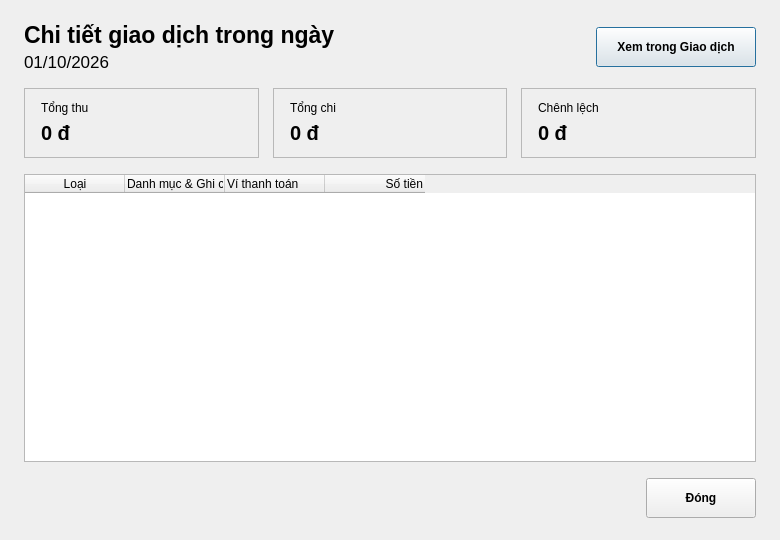
<?xml version="1.0" encoding="utf-8"?>
<ui version="4.0">
 <class>DayDetailDialog</class>
 <widget class="QDialog" name="DayDetailDialog">
  <property name="geometry">
   <rect>
    <x>0</x>
    <y>0</y>
    <width>780</width>
    <height>540</height>
   </rect>
  </property>
  <property name="minimumSize">
   <size>
    <width>760</width>
    <height>500</height>
   </size>
  </property>
  <property name="windowTitle">
   <string>Chi tiết giao dịch trong ngày</string>
  </property>
  <layout class="QVBoxLayout" name="mainLayout">
   <property name="spacing">
    <number>16</number>
   </property>
   <property name="leftMargin">
    <number>24</number>
   </property>
   <property name="topMargin">
    <number>22</number>
   </property>
   <property name="rightMargin">
    <number>24</number>
   </property>
   <property name="bottomMargin">
    <number>22</number>
   </property>
   <item>
    <layout class="QHBoxLayout" name="headerLayout">
     <item>
      <layout class="QVBoxLayout" name="titleSubLayout">
       <property name="spacing">
        <number>4</number>
       </property>
       <item>
        <widget class="QLabel" name="lblDialogTitle">
         <property name="font">
          <font>
           <family>Segoe UI</family>
           <pointsize>17</pointsize>
           <bold>true</bold>
          </font>
         </property>
         <property name="text">
          <string>Chi tiết giao dịch trong ngày</string>
         </property>
        </widget>
       </item>
       <item>
        <widget class="QLabel" name="lblDateSubtitle">
         <property name="font">
          <font>
           <family>Segoe UI</family>
           <pointsize>13</pointsize>
          </font>
         </property>
         <property name="text">
          <string>01/10/2026</string>
         </property>
        </widget>
       </item>
      </layout>
     </item>
     <item>
      <spacer name="spacerHeader">
       <property name="orientation">
        <enum>Qt::Horizontal</enum>
       </property>
       <property name="sizeHint" stdset="0">
        <size>
         <width>40</width>
         <height>20</height>
        </size>
       </property>
      </spacer>
     </item>
     <item>
      <widget class="QPushButton" name="btnViewInTransactions">
       <property name="minimumSize">
        <size>
         <width>160</width>
         <height>40</height>
        </size>
       </property>
       <property name="font">
        <font>
         <weight>75</weight>
         <bold>true</bold>
        </font>
       </property>
       <property name="cursor">
        <cursorShape>PointingHandCursor</cursorShape>
       </property>
       <property name="text">
        <string>Xem trong Giao dịch</string>
       </property>
       <property name="property" stdset="0">
        <string notr="true">role</string>
        <string notr="true">secondary</string>
       </property>
      </widget>
     </item>
    </layout>
   </item>
   <item>
    <layout class="QHBoxLayout" name="summaryLayout">
     <property name="spacing">
      <number>14</number>
     </property>
     <item>
      <widget class="QFrame" name="cardIncome">
       <property name="frameShape">
        <enum>QFrame::StyledPanel</enum>
       </property>
       <property name="property" stdset="0">
        <string notr="true">class</string>
        <string notr="true">card</string>
       </property>
       <layout class="QVBoxLayout" name="incomeLayout">
        <property name="leftMargin">
         <number>16</number>
        </property>
        <property name="topMargin">
         <number>12</number>
        </property>
        <property name="rightMargin">
         <number>16</number>
        </property>
        <property name="bottomMargin">
         <number>12</number>
        </property>
        <item>
         <widget class="QLabel" name="lblIncomeTitle">
          <property name="text">
           <string>Tổng thu</string>
          </property>
          <property name="property" stdset="0">
           <string notr="true">class</string>
           <string notr="true">card-title</string>
          </property>
         </widget>
        </item>
        <item>
         <widget class="QLabel" name="lblDayIncome">
          <property name="font">
           <font>
            <family>Segoe UI</family>
            <pointsize>15</pointsize>
            <bold>true</bold>
           </font>
          </property>
          <property name="text">
           <string>0 đ</string>
          </property>
          <property name="property" stdset="0">
           <string notr="true">class</string>
           <string notr="true">amount-income</string>
          </property>
         </widget>
        </item>
       </layout>
      </widget>
     </item>
     <item>
      <widget class="QFrame" name="cardExpense">
       <property name="frameShape">
        <enum>QFrame::StyledPanel</enum>
       </property>
       <property name="property" stdset="0">
        <string notr="true">class</string>
        <string notr="true">card</string>
       </property>
       <layout class="QVBoxLayout" name="expenseLayout">
        <property name="leftMargin">
         <number>16</number>
        </property>
        <property name="topMargin">
         <number>12</number>
        </property>
        <property name="rightMargin">
         <number>16</number>
        </property>
        <property name="bottomMargin">
         <number>12</number>
        </property>
        <item>
         <widget class="QLabel" name="lblExpenseTitle">
          <property name="text">
           <string>Tổng chi</string>
          </property>
          <property name="property" stdset="0">
           <string notr="true">class</string>
           <string notr="true">card-title</string>
          </property>
         </widget>
        </item>
        <item>
         <widget class="QLabel" name="lblDayExpense">
          <property name="font">
           <font>
            <family>Segoe UI</family>
            <pointsize>15</pointsize>
            <bold>true</bold>
           </font>
          </property>
          <property name="text">
           <string>0 đ</string>
          </property>
          <property name="property" stdset="0">
           <string notr="true">class</string>
           <string notr="true">amount-expense</string>
          </property>
         </widget>
        </item>
       </layout>
      </widget>
     </item>
     <item>
      <widget class="QFrame" name="cardNet">
       <property name="frameShape">
        <enum>QFrame::StyledPanel</enum>
       </property>
       <property name="property" stdset="0">
        <string notr="true">class</string>
        <string notr="true">card</string>
       </property>
       <layout class="QVBoxLayout" name="netLayout">
        <property name="leftMargin">
         <number>16</number>
        </property>
        <property name="topMargin">
         <number>12</number>
        </property>
        <property name="rightMargin">
         <number>16</number>
        </property>
        <property name="bottomMargin">
         <number>12</number>
        </property>
        <item>
         <widget class="QLabel" name="lblNetTitle">
          <property name="text">
           <string>Chênh lệch</string>
          </property>
          <property name="property" stdset="0">
           <string notr="true">class</string>
           <string notr="true">card-title</string>
          </property>
         </widget>
        </item>
        <item>
         <widget class="QLabel" name="lblDayNet">
          <property name="font">
           <font>
            <family>Segoe UI</family>
            <pointsize>15</pointsize>
            <bold>true</bold>
           </font>
          </property>
          <property name="text">
           <string>0 đ</string>
          </property>
          <property name="property" stdset="0">
           <string notr="true">class</string>
           <string notr="true">amount-balance</string>
          </property>
         </widget>
        </item>
       </layout>
      </widget>
     </item>
    </layout>
   </item>
   <item>
    <widget class="QTableWidget" name="tblDayTransactions">
     <property name="editTriggers">
      <set>QAbstractItemView::NoEditTriggers</set>
     </property>
     <property name="selectionBehavior">
      <enum>QAbstractItemView::SelectRows</enum>
     </property>
     <property name="columnCount">
      <number>4</number>
     </property>
     <column>
      <property name="text">
       <string>Loại</string>
      </property>
      <property name="textAlignment">
       <set>AlignCenter</set>
      </property>
     </column>
     <column>
      <property name="text">
       <string>Danh mục &amp; Ghi chú</string>
      </property>
      <property name="textAlignment">
       <set>AlignLeft|AlignVCenter</set>
      </property>
     </column>
     <column>
      <property name="text">
       <string>Ví thanh toán</string>
      </property>
      <property name="textAlignment">
       <set>AlignLeft|AlignVCenter</set>
      </property>
     </column>
     <column>
      <property name="text">
       <string>Số tiền</string>
      </property>
      <property name="textAlignment">
       <set>AlignRight|AlignVCenter</set>
      </property>
     </column>
    </widget>
   </item>
   <item>
    <layout class="QHBoxLayout" name="buttonLayout">
     <item>
      <spacer name="spacerBottom">
       <property name="orientation">
        <enum>Qt::Horizontal</enum>
       </property>
       <property name="sizeHint" stdset="0">
        <size>
         <width>40</width>
         <height>20</height>
        </size>
       </property>
      </spacer>
     </item>
     <item>
      <widget class="QPushButton" name="btnClose">
       <property name="minimumSize">
        <size>
         <width>110</width>
         <height>40</height>
        </size>
       </property>
       <property name="font">
        <font>
         <weight>75</weight>
         <bold>true</bold>
        </font>
       </property>
       <property name="cursor">
        <cursorShape>PointingHandCursor</cursorShape>
       </property>
       <property name="text">
        <string>Đóng</string>
       </property>
       <property name="property" stdset="0">
        <string notr="true">role</string>
        <string notr="true">primary</string>
       </property>
      </widget>
     </item>
    </layout>
   </item>
  </layout>
 </widget>
 <resources/>
 <connections/>
</ui>
